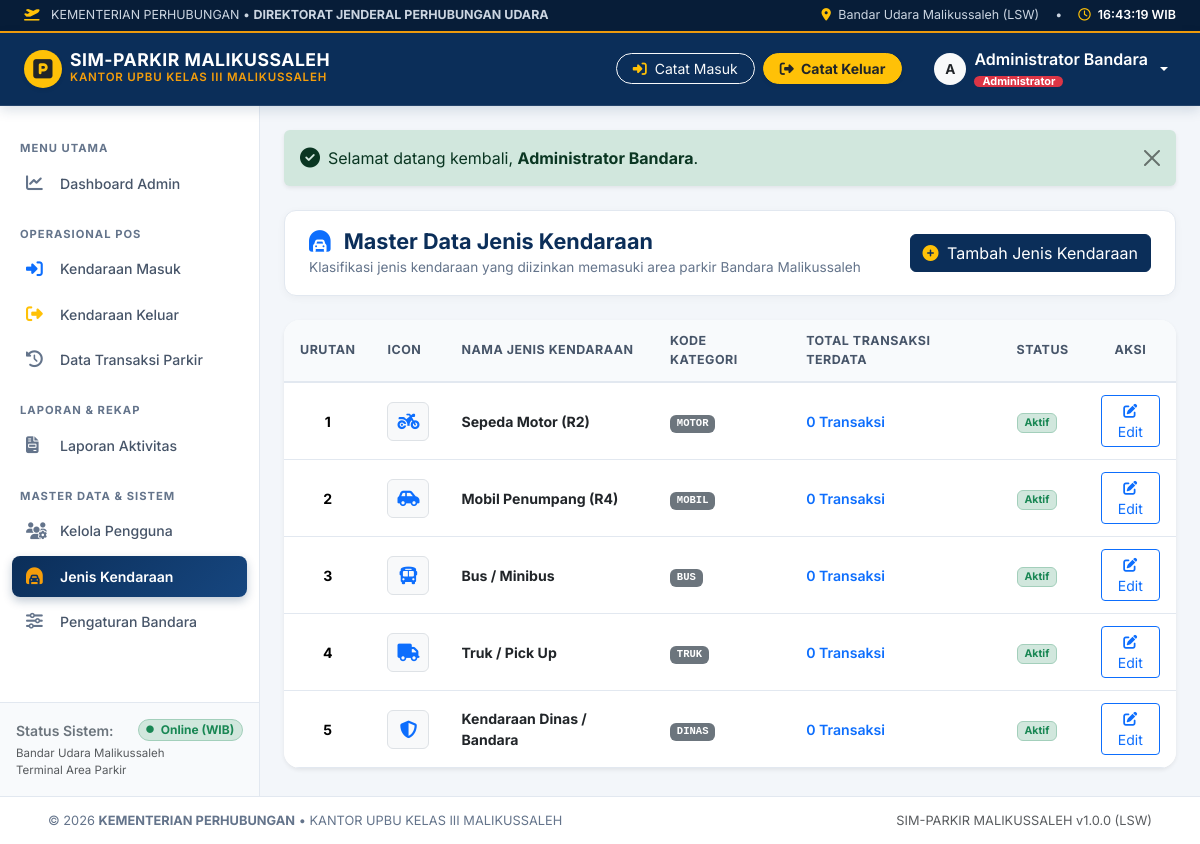
The app's page /admin/jenis-kendaraan.php (signed in) with its own data.
### tables this page shows
CREATE TABLE `jenis_kendaraan` (
    `id` INT AUTO_INCREMENT PRIMARY KEY,
    `nama_jenis` VARCHAR(50) NOT NULL,
    `kode_kategori` VARCHAR(20) NOT NULL UNIQUE,
    `icon_class` VARCHAR(50) DEFAULT 'fa-solid fa-car',
    `warna_badge` VARCHAR(30) DEFAULT 'primary',
    `urutan` INT DEFAULT 1,
    `status` ENUM('aktif', 'nonaktif') NOT NULL DEFAULT 'aktif',
    `created_at` DATETIME DEFAULT CURRENT_TIMESTAMP
);

### admin/jenis-kendaraan.php (the view, shortened to what this page needs)
<?php
$pdo = getDB();
$stmt_list = $pdo->query("
    SELECT j.*, COUNT(p.id) as total_transaksi
    FROM jenis_kendaraan j
    LEFT JOIN parkir p ON j.id = p.jenis_kendaraan_id
    GROUP BY j.id
    ORDER BY j.urutan ASC
");
$jenis_list = $stmt_list->fetchAll();
require_once __DIR__ . '/../includes/header.php';
?>
<div class="page-header-box">
    <div>
        <h1 class="page-header-title">
            <i class="fa-solid fa-car-tunnel text-primary me-2"></i> Master Data Jenis Kendaraan
        </h1>
        <div class="page-header-subtitle">
            Klasifikasi jenis kendaraan yang diizinkan memasuki area parkir Bandara Malikussaleh
        </div>
    </div>
    <button type="button" class="btn btn-primary" style="background: #0b2e59; border-color: #0b2e59;" data-bs-toggle="modal" data-bs-target="#modalTambahJenis">
        <i class="fa-solid fa-plus-circle me-1 text-warning"></i> Tambah Jenis Kendaraan
    </button>
</div>
<div class="card border-0 shadow-sm rounded-4 overflow-hidden">
    <div class="table-responsive">
        <table class="table table-hover table-kemenhub align-middle mb-0">
            <thead>
                <tr>
                    <th style="width: 70px;">Urutan</th>
                    <th>Icon</th>
                    <th>Nama Jenis Kendaraan</th>
                    <th>Kode Kategori</th>
                    <th>Total Transaksi Terdata</th>
                    <th>Status</th>
                    <th class="text-center">Aksi</th>
                </tr>
            </thead>
            <tbody>
                <?php foreach ($jenis_list as $j): ?>
                    <tr>
                        <td class="text-center fw-bold"><?= $j['urutan'] ?></td>
                        <td>
                            <div class="bg-light rounded p-2 text-center d-inline-block border" style="width: 42px;">
                            </div>
                        </td>
                        <td>
                            <div class="fw-bold text-dark"><?= e($j['nama_jenis']) ?></div>
                        </td>
                        <td>
                            <span class="badge bg-secondary font-monospace"><?= e($j['kode_kategori']) ?></span>
                        </td>
                        <td>
                            <span class="fw-semibold text-primary"><?= number_format($j['total_transaksi']) ?> Transaksi</span>
                        </td>
                        <td>
                            <?php if ($j['status'] === 'aktif'): ?>
                                <span class="badge bg-success-subtle text-success border border-success-subtle">Aktif</span>
                            <?php else: ?>
                                <span class="badge bg-secondary-subtle text-secondary border border-secondary-subtle">Nonaktif</span>
                            <?php endif; ?>
                        </td>
                        <td class="text-center">
                            <button type="button" class="btn btn-sm btn-outline-primary btn-edit-jenis"
                                data-id="<?= $j['id'] ?>"
                                data-nama="<?= e($j['nama_jenis']) ?>"
                                data-kode="<?= e($j['kode_kategori']) ?>"
                                data-icon="<?= e($j['icon_class']) ?>"
                                data-urutan="<?= $j['urutan'] ?>"
                                data-status="<?= e($j['status']) ?>"
                                title="Edit Jenis">
                                <i class="fa-solid fa-pen-to-square"></i> Edit
                            </button>
                        </td>
                    </tr>
                <?php endforeach; ?>
            </tbody>
        </table>
    </div>
</div>
<?php require_once __DIR__ . '/../includes/footer.php'; ?>

### records on screen
jenis_kendaraan: urutan "1", nama_jenis "Sepeda Motor (R2)", kode_kategori "MOTOR", total_transaksi "0", status "Aktif"
jenis_kendaraan: urutan "2", nama_jenis "Mobil Penumpang (R4)", kode_kategori "MOBIL", total_transaksi "0", status "Aktif"
jenis_kendaraan: urutan "3", nama_jenis "Bus / Minibus", kode_kategori "BUS", total_transaksi "0", status "Aktif"
jenis_kendaraan: urutan "4", nama_jenis "Truk / Pick Up", kode_kategori "TRUK", total_transaksi "0", status "Aktif"
jenis_kendaraan: urutan "5", nama_jenis "Kendaraan Dinas / Bandara", kode_kategori "DINAS", total_transaksi "0", status "Aktif"

### other values on screen
INSTANSI_NAME "KEMENTERIAN PERHUBUNGAN"
INSTANSI_SUB "DIREKTORAT JENDERAL PERHUBUNGAN UDARA"
AIRPORT_NAME "Bandar Udara Malikussaleh"
AIRPORT_CODE "LSW"
APP_NAME "SIM-PARKIR MALIKUSSALEH"
UPBU_NAME "KANTOR UPBU KELAS III MALIKUSSALEH"
substr($user_nama, 0, 1) "A"
$user_nama "Administrator Bandara"
$role_label "Administrator"
$msg['text'] "Selamat datang kembali, Administrator Bandara ."
APP_VERSION "1.0.0"
